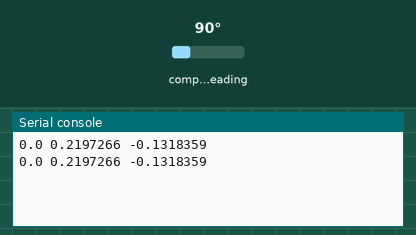
This program was run on a simulated MicroPython board. Parts: the last lines printed to the serial console. Inputs (shaded band) come from the test bench; at power-on: compass heading 90°.

Above: at 1.2 s.
1.3 s: compass heading set to 7°
At 2.6 s:
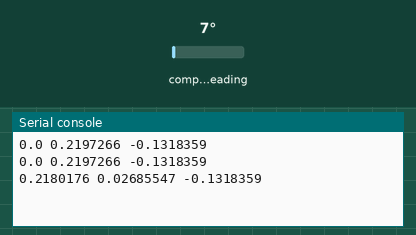
2.8 s: compass heading set to 180°
At 3.5 s:
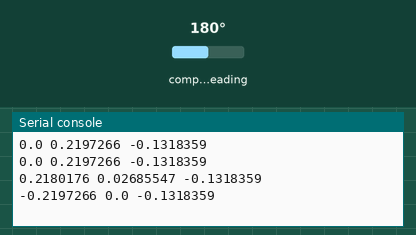
Timing chart, 0 to 5.8 s (numbered marks = the images above; inputs shaded):
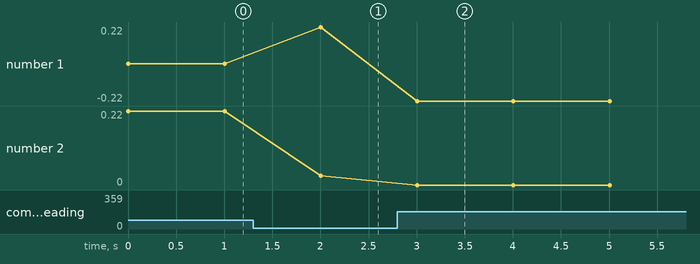

The program:

qmc_pico_interfaced.py
```python
import machine as mc
import sys
import math
from time import sleep  #import sleep

pinSDA = mc.Pin(20)
pinSCL = mc.Pin(21)
QMC5883L_ADDR = 0x0D
i2c = mc.I2C(0,freq=2000000, scl=pinSCL, sda=pinSDA)
devices = i2c.scan()
if not (QMC5883L_ADDR in devices):
    print("Not found GY-271 (QMC5883L)!")
    sys.exit(1)

############## Register Location
RegCTRL1 = 0x09 # Control Register--> MSB(OSR:2,RNG:2,ODR:2,MODE:2)LSB
RegCTRL2 = 0x0A # Control Register2--> MSB(Soft_RS:1,Rol_PNT:1,none:5,INT_ENB:1)LSB
RegFBR   = 0x0B # SET/RESET Period Register--> MSB(FBR:8)LSB
RegXLo   = 0x00
RegXHi   = 0x01
RegYLo   = 0x02
RegYHi   = 0x03
RegZLo   = 0x04
RegZHi   = 0x05

############## Cpntrol Register Value
Mode_Standby    = 0b00000000
Mode_Continuous = 0b00000001
ODR_10Hz        = 0b00000000
ODR_50Hz        = 0b00000100
ODR_100Hz       = 0b00001000
ODR_200Hz       = 0b00001100
RNG_2G          = 0b00000000
RNG_8G          = 0b00010000
OSR_512         = 0b00000000
OSR_256         = 0b01000000
OSR_128         = 0b10000000
OSR_64          = 0b11000000

def signed_int(number) :
    #convert into binary and apply two's complement
    num = number
    binary_string = ""

    while number > 0:
        remainder = number % 2
        binary_string = str(remainder) + binary_string
        number = number//2

    leng = len(binary_string)

    if(leng<16):
        result = num
    else :
        result = num - 2**16

    return result


########### Init
ctrl1 = bytearray([Mode_Continuous|ODR_200Hz|RNG_8G|OSR_512])
i2c.writeto_mem(QMC5883L_ADDR,RegCTRL1, ctrl1)
i2c.writeto_mem(QMC5883L_ADDR,RegFBR, b'\x01')

while True :
    buffer = i2c.readfrom_mem(QMC5883L_ADDR,RegXLo,6)

    xLo = buffer[0]
    xHi = buffer[1] << 8
    yLo = buffer[2]
    yHi = buffer[3] <<8
    zLo = buffer[4]
    zHi = buffer[5] <<8

    x = xLo+xHi
    y = yLo+yHi
    z = zLo+zHi
    x_mag_bf = signed_int(x)/4096
    y_mag_bf = signed_int(y)/4096
    z_mag_bf = signed_int(z)/4096

    #print(f"x : {x_mag_bf},y : {y_mag_bf},z : {z_mag_bf}")
    print(x_mag_bf,y_mag_bf,z_mag_bf)
    sleep(1)
         
```

Measured:
- after the input at 1.3 s, the serial console: prints a new line after 0.70 s (image 1)
- after the input at 2.8 s, the serial console: prints a new line after 0.21 s (image 2)
- plotted number 1: 0 → 0.22 after the input at 1.3 s, 0.22 → -0.22 after the input at 2.8 s
- plotted number 2: 0.22 → 0.03 after the input at 1.3 s
